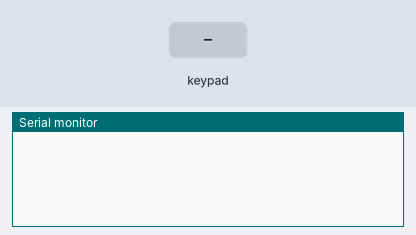
A sketch run on a simulated Arduino Uno, built with avr-gcc and run on an emulated ATmega328P. On the bench: the last lines printed to the serial monitor. Inputs (shaded band) come from the test bench.

Above: at 1.2 s.
1.3 s: key '1' pressed
At 2.5 s:
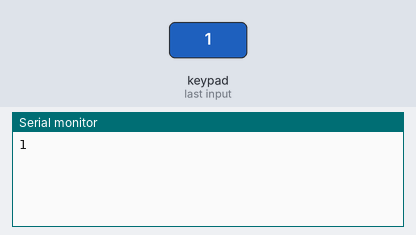
2.8 s: keypad keys 2 3 4 5 # pressed 0.4 s apart
At 5.0 s:
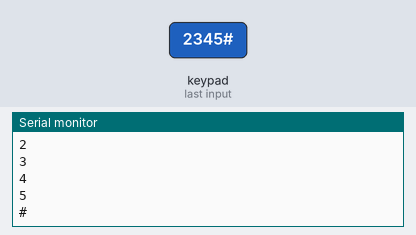
6.3 s: key 'A' pressed
At 6.7 s:
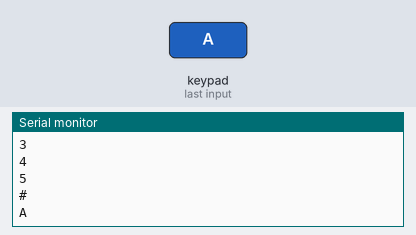
7.8 s: keypad keys 2 3 4 5 * pressed 0.4 s apart
At 10.2 s:
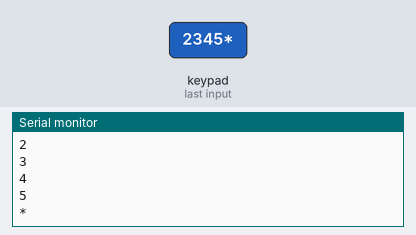
11.3 s: key 'B' pressed
At 12.5 s:
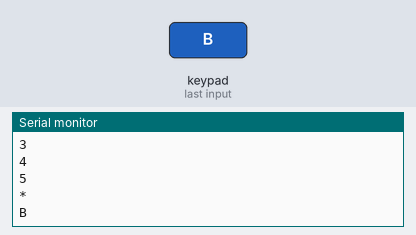
12.8 s: keypad keys 2 3 4 5 D pressed 0.4 s apart
At 15.0 s:
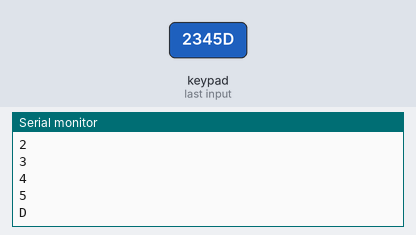
Timing chart, 0 to 16.5 s (numbered marks = the images above; inputs shaded):
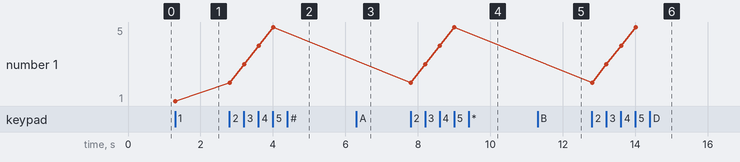

The sketch:

Sketch_20.1_Get_Input_Characters.ino
```cpp
/*
  Get_Input_Characters

  modified 2021/7/1
  by http://www.freenove.com
*/

#include <Keypad.h>

// define the symbols on the buttons of the keypad
char keys[4][4] = {
  {'1', '2', '3', 'A'},
  {'4', '5', '6', 'B'},
  {'7', '8', '9', 'C'},
  {'*', '0', '#', 'D'}
};

byte rowPins[4] = {2, 3, 4, 5}; // connect to the row pinouts of the keypad
byte colPins[4] = {6, 7, 8, 9};   // connect to the column pinouts of the keypad

// initialize an instance of class NewKeypad
Keypad myKeypad = Keypad(makeKeymap(keys), rowPins, colPins, 4, 4);

void setup() {
  Serial.begin(9600); // Initialize the serial port and set the baud rate to 9600
}

void loop() {
  // Get the character input
  char keyPressed = myKeypad.getKey();
  // If there is a character input, sent it to the serial port
  if (keyPressed) {
    Serial.println(keyPressed);
  }
}
```

Measured:
- after the input at 1.3 s, the serial monitor: prints a new line at once (image 1)
- after the input at 2.8 s, the serial monitor: prints a new line at once (image 2)
- after the input at 6.3 s, the serial monitor: prints a new line at once (image 3)
- after the input at 7.8 s, the serial monitor: prints a new line at once (image 4)
- after the input at 11.3 s, the serial monitor: prints a new line at once (image 5)
- after the input at 12.8 s, the serial monitor: prints a new line at once (image 6)
- plotted number 1: 1 → 5 after the input at 2.8 s
